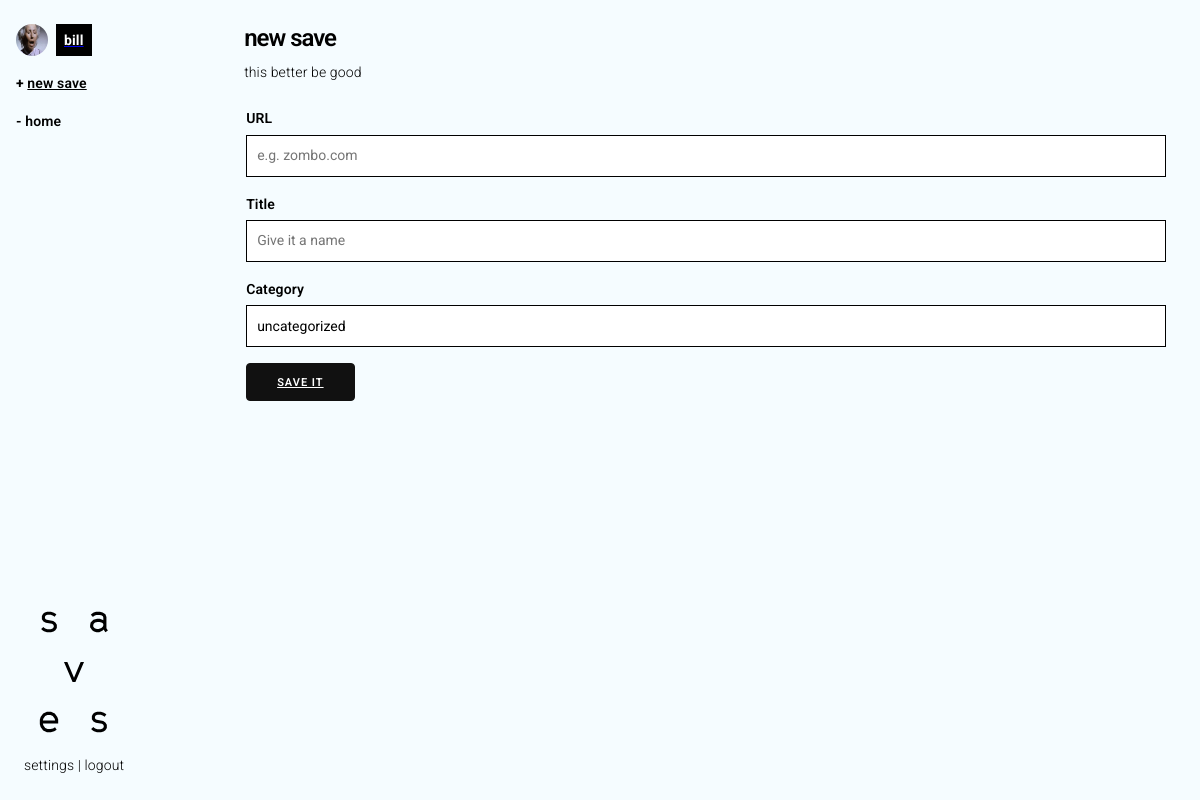
Screenshot of /save/new (signed in) with the database file from the repository.
### sssaves_app/models.py (models this page shows)
class User(db.Model, UserMixin):
	id = db.Column(db.Integer, primary_key=True)
	username = db.Column(db.String(20), unique=True, nullable=False)
	email = db.Column(db.String(120), unique=True, nullable=False)
	pfp = db.Column(db.String(20), nullable=False, default='default.png')
	password = db.Column(db.String(60), nullable=False)
	posts = db.relationship('Post', backref='author', lazy=True)
	def __repr__(self):
		return f"User('{self.id}, {self.username}', '{self.email}', '{self.pfp}')"

### sssaves_app/routes.py (the view)
@app.route("/save/new", methods=['GET', 'POST'])
@login_required
def new_save():
	form = NewSaveForm()
	if form.validate_on_submit():
		post = Post(title=form.title.data, url=form.url.data, category=form.category.data, author=current_user)
		db.session.add(post)
		db.session.commit()
		flash('You saved a thing!', category='success')
		return redirect(url_for('home'))
	pfp = url_for('static', filename='pfp/' + current_user.pfp)
	return render_template('create_save.html', title='new save', pfp=pfp, form=form)

### sssaves_app/forms.py
class NewSaveForm(FlaskForm):
	title = StringField('Title',
		validators=[DataRequired(), Length(min=2, max=200)], render_kw={'placeholder': 'Give it a name'})
	url = URLField('URL', validators=[DataRequired()], render_kw={'placeholder': 'e.g. zombo.com'})
	category = StringField('Category', default='uncategorized')
	submit = SubmitField('Save It')

### sssaves_app/models.py (called while the page is built)
@login_manager.user_loader
def load_user(user_id):
	return User.query.get(int(user_id))

### sssaves_app/templates/create_save.html (shortened to what this page needs)
{% extends "layout.html" %}
{% block content %}
	<header class="row header__content">
		<div class="column"><h1>new save</h1></div>
	</header>
	<div class="row">
		<div class="column">
			<p>this better be good</p>
			<form method="POST" action="" novalidate>
				<fieldset>
					<div class="form__group">
						{% if form.url.errors %}
							<label for="url">
								{{ form.url.label(class="form__label float-left") }}
							</label>
							<div class="feedback__error">
								{% for error in form.url.errors %}
									<span>{{ error }}</span>
								{% endfor %}
							</div>
							{{ form.url(class="form__input form__invalid") }}
						{% else %}
							<label for="url">
								{{ form.url.label(class="form__label") }}
							</label>
							{{ form.url(class="form__input") }}
						{% endif %}
					</div>
					<label for="title">
						{{ form.title.label(class="form__label") }}
					</label>
					{% if form.title.errors %}
						{{ form.title(class="form__input form__invalid") }}
						<div class="feedback__error">
							{% for error in form.title.errors %}
								<span>{{ error }}</span>
							{% endfor %}
						</div>
					{% else %}
						{{ form.title(class="form__input") }}
					{% endif %}
					<label for="category">
						{{ form.category.label(class="form__label") }}
					</label>
					{% if form.category.errors %}
						{{ form.category(class="form__input form__invalid") }}
						<div class="feedback__error">
							{% for error in form.category.errors %}
								<span>{{ error }}</span>
							{% endfor %}
						</div>
					{% else %}
						{{ form.category(class="form__input") }}
					{% endif %}
					<div class="form__group">
						{{ form.submit(class="link link__primary") }}
					</div>
				</fieldset>
			</form>
		</div>
	</div>
{% endblock content %}

### sssaves_app/templates/layout.html (shortened to what this page needs)
<!DOCTYPE html>
<html>
	<head>
		<link rel="stylesheet" href="https://cdnjs.cloudflare.com/ajax/libs/normalize/8.0.1/normalize.css">
		<link rel="stylesheet" href="{{ url_for('static', filename='css/styles.css') }}">
	</head>
	<body>
		<div class="container outer__main">
			<div class="row inner__main">
				<div class="sidebar__main">
					<div class="nav-wrapper">
						<nav class="nav">
							<ul>
								<li>
									{% if current_user.is_authenticated %}
										<a href="{{ url_for('profile') }}" class="pfp__lockup v-align">
											<img src="{{ pfp }}" class="pfp pfp__sidebar" alt="{{ current_user }}">
											<span><strong class="link link__username">{{ current_user.username }}</strong></span>
										</a>
									{% else %}
										<a class="link link__primary" href="{{ url_for('login') }}">Login</a> or <a class="link link__primary" href="{{ url_for('register') }}">register</a> to start saving shit you've found.
									{% endif %}
								</li>
								<li><strong>+</strong> <a href="{{ url_for('new_save') }}" class="link link__primary">new save</a></li>
								<li><strong>-</strong> <a href="{{ url_for('home') }}" class="link link__active">home</a></li>
							</ul>
						</nav>
					</div>
					<div class="row">
						<div class="column narrow">
							<a href="/home" class="logo"><img src="{{ url_for('static', filename='img/logo.svg') }}" alt="saves" /></a>
							<a href="{{ url_for('account') }}" class="link">settings</a> | <a href="{{ url_for('logout') }}" class="link">logout</a>
						</div>
					</div>
				</div>
				<div class="column content__main">
					{% block content %}{% endblock %}
				</div>
			</div>
		</body>
	</html>

### sssaves_app/static/css/styles.css (style rules this page uses)
.button, button, dd, dt, li { margin-bottom: 16px; }
fieldset, input, select, textarea { margin-bottom: 16px; }
blockquote, dl, figure, form, ol, p, pre, table, ul { margin-bottom: 24px; }
*, *:after, *:before { box-sizing: inherit; }
html { box-sizing: border-box; font-size: 62.5%; height: 100%; }
body { background: #F5FCFF; color: #000000; font-family: 'Roboto', 'Helvetica Neue', 'Helvetica', 'Arial', sans-serif; font-size: 1.4em; font-weight: 300; letter-spacing: .01em; line-height: 1.6; height: 100%; }
.outer__main, .inner__main, .auth__container { height: 100%; min-height: 100%; }
.sidebar__main, .content__main { padding-top: 24px !important; padding-bottom: 24px !important; min-height: 100%; }
.sidebar__main { display: flex; flex-direction: column; width: 260px; justify-content: space-between; }
.nav > ul { margin: 0; }
.header__content { justify-content: space-between; }
.button, button, input[type='button'], input[type='reset'], input[type='submit'] { background-color: #111111; border: 0.1rem solid #111111; border-radius: .4rem; color: #FFFFFF; cursor: pointer; display: inline-block; font-size: 1.1rem; font-weight: 700; height: 3.8rem; letter-spacing: .1rem; line-height: 3.8rem; padding: 0 3.0rem; text-align: center; text-decoration: none; text-transform: uppercase; white-space: nowrap; }
input[type='color'], input[type='date'], input[type='datetime'], input[type='datetime-local'], input[type='email'], input[type='month'], input[type='number'], input[type='password'], input[type='search'], input[type='tel'], input[type='text'], input[type='url'], input[type='week'], input:not([type]), textarea, select { -webkit-appearance: none; background-color: #FFFFFF; border: 0.1rem solid #000000; box-shadow: none; box-sizing: inherit; height: 4.2rem; padding: .6rem 1.0rem .7rem; width: 100%; }
label, legend { display: block; font-size: 1em; font-weight: 600; margin-bottom: .5rem; }
fieldset { border-width: 0; padding: 0; }
.container { margin: 0 auto; max-width: 1800px; padding: 0 16px; position: relative; width: 100%; }
.row { display: flex; flex-direction: column; padding: 0; width: 100%; }
.row .column { display: block; flex: 1 1 auto; margin-left: 0; max-width: 100%; width: 100%; }
.row .column.narrow { flex: none; width: unset; }
@media (min-width: 40rem) { .row { flex-direction: row; } }
@media (min-width: 40rem) { .row .column { margin-bottom: inherit; padding: 0 8px; } }
.link { color: #000000; text-decoration: none; }
.link.link__username { padding: 8px; background: #000000; color: #FFFFFF; }
.link.link__primary { font-weight: 600; text-decoration: underline; }
.link.link__active { font-weight: 600; }
dl, ol, ul { list-style: none; margin-top: 0; padding-left: 0; }
ul { list-style: none; }
b, strong { font-weight: bold; }
p { margin-top: 0; }
h1, h2, h3, h4, h5, h6 { font-weight: 600; letter-spacing: -.1rem; margin-bottom: 2.0rem; margin-top: 0; }
h1 { font-size: 2.4rem; line-height: 1.2; }
img { max-width: 100%; }
.v-align { align-items: center; }
.header__content { justify-content: center; }
.header__content h1, .header__content p:first-child { margin-bottom: 8px; }
.logo { width: 100%; display: block; }
.logo img { width: 100%; }
.pfp { border-radius: 10em; }
.pfp.pfp__sidebar { width: 32px; height: 32px; }
.pfp__lockup { display: flex; align-content: center; }
.pfp__lockup img { margin-right: 8px; }

### rows the page displays
User: id+username+email (picture), username "bill"
